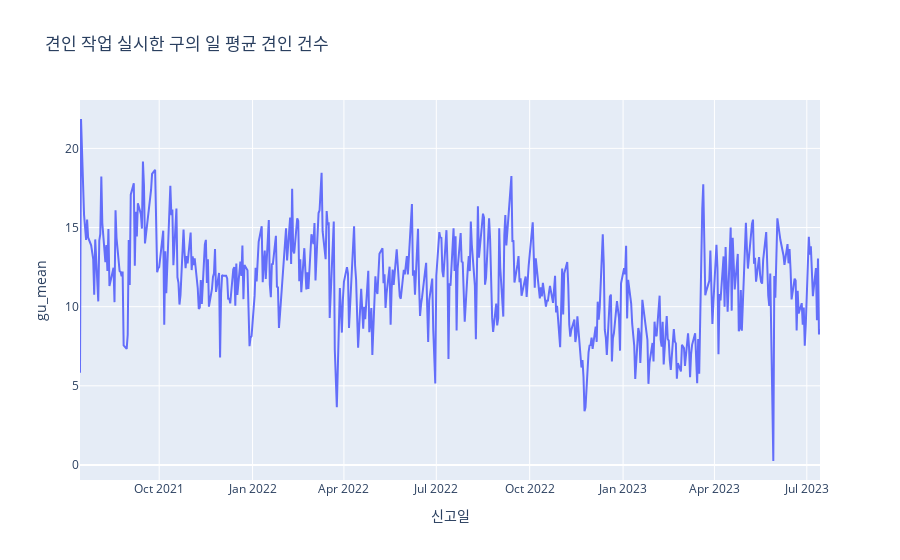

Write notebook code for a chart like this one.
### Code cell
fig = px.line(count_df, y='gu_mean', title='견인 작업 실시한 구의 일 평균 견인 건수')
fig.show();

### Figure 1 — Plotly figure (JSON) as saved in the notebook; plotly's stock layout.template omitted (floating-point values rounded to 4 significant figures; data arrays with more than 128 entries replaced by an {"elided": "..."} marker saying what was removed)
{"data": [{"hovertemplate": "신고일=%{x}<br>gu_mean=%{y}<extra></extra>", "legendgroup": "", "line": {"color": "#636efa", "dash": "solid"}, "marker": {"symbol": "circle"}, "mode": "lines", "name": "", "orientation": "v", "showlegend": false, "type": "scatter", "x": {"elided": "497 str values"}, "xaxis": "x", "y": {"elided": "497 float values"}, "yaxis": "y"}], "layout": {"legend": {"tracegroupgap": 0}, "title": {"text": "견인 작업 실시한 구의 일 평균 견인 건수"}, "xaxis": {"anchor": "y", "domain": [0, 1], "title": {"text": "신고일"}}, "yaxis": {"anchor": "x", "domain": [0, 1], "title": {"text": "gu_mean"}}}}
